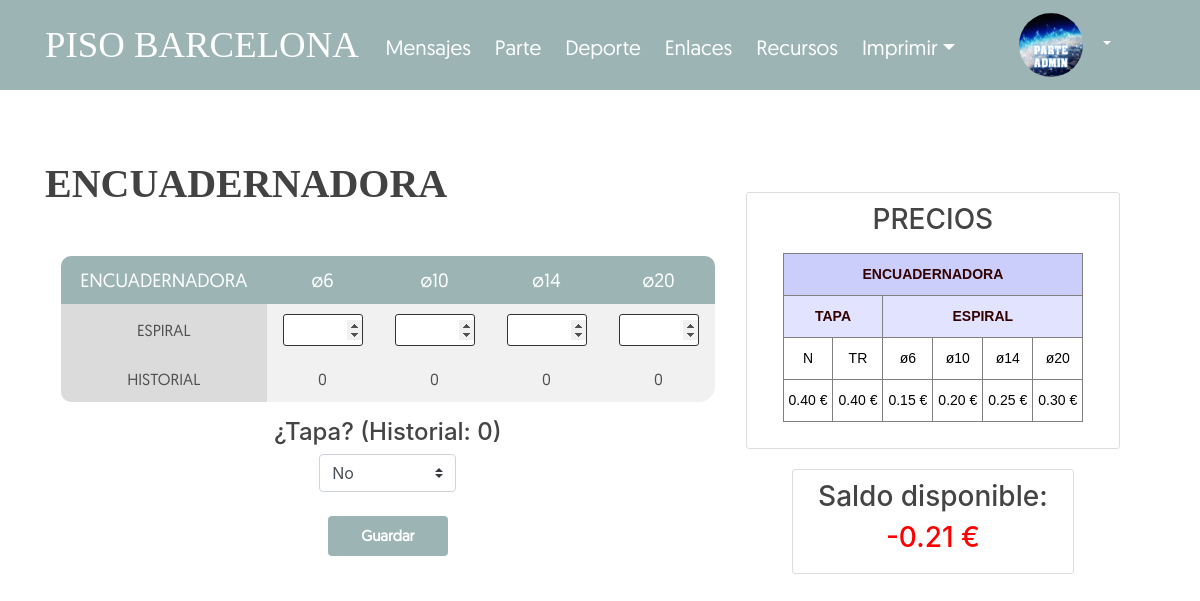
Screenshot of /impresora/encuadernadora (signed in) with the database file from the repository.
### users/models.py (models this page shows, shortened)
class Profile(models.Model):
    user = models.OneToOneField(User, on_delete=models.CASCADE)
    image = models.ImageField(default='default.jpg', upload_to='profile_pics')

### blog/models.py (models this page shows, shortened)
class VariablesGlobales(models.Model):
    diadxt = models.IntegerField()
    diaparte = models.IntegerField(default=6)
    precio_tblanco = models.DecimalField(max_digits=5,decimal_places=2,default=0.03)
    precio_iblanco = models.DecimalField(max_digits=5,decimal_places=2,default=0.06)
    precio_dblanco = models.DecimalField(max_digits=5,decimal_places=2,default=0.09)
    precio_tcolor = models.DecimalField(max_digits=5,decimal_places=2,default=0.06)
    precio_icolor = models.DecimalField(max_digits=5,decimal_places=2,default=0.12)
    precio_dcolor = models.DecimalField(max_digits=5,decimal_places=2,default=0.18)
    precio_e6 = models.DecimalField(max_digits=5,decimal_places=2,default=0.15)
    precio_e10 = models.DecimalField(max_digits=5,decimal_places=2,default=0.20)
    precio_e14 = models.DecimalField(max_digits=5,decimal_places=2,default=0.25)
    precio_e20 = models.DecimalField(max_digits=5,decimal_places=2,default=0.30)
    precio_tapa = models.DecimalField(max_digits=5,decimal_places=2,default=0.4)

class Impresor(models.Model):
    msg_id3 = models.AutoField(primary_key=True,default=None)
    user = models.ForeignKey(User, on_delete=models.CASCADE)
    saldo = models.DecimalField(max_digits=5,decimal_places=2,default=0)
    texto_blanco = models.PositiveIntegerField(default=0)
    texto_color = models.PositiveIntegerField(default=0)
    imagen_blanco = models.PositiveIntegerField(default=0)
    imagen_color = models.PositiveIntegerField(default=0)
    denso_blanco = models.PositiveIntegerField(default=0)
    denso_color = models.PositiveIntegerField(default=0)
    e6 = models.PositiveIntegerField(default=0)
    e10 = models.PositiveIntegerField(default=0)
    e14 = models.PositiveIntegerField(default=0)
    e20 = models.PositiveIntegerField(default=0)
    tapas = models.PositiveIntegerField(default=0)

### blog/views.py (the view, shortened to what this page needs)
# urls.py: path('impresora/encuadernadora', views.Encuadernadora, name='blog-encuadernadora'),
@login_required
def Encuadernadora(request):
    user = None
    tapa1 = 0
    if request.user.is_authenticated and request.user.username != 'invitado':
        user = request.user
    try:    #Para obtener la respuesta anterior si la hay
        precios = VariablesGlobales.objects.get()
        precio_e6 = precios.precio_e6
        precio_e10 = precios.precio_e10
        precio_e14 = precios.precio_e14
        precio_e20 = precios.precio_e20
        precio_tapa = precios.precio_tapa
        answer = Impresor.objects.get(user=user)    #query para sacar la respuesta anterior
        saldo = answer.saldo
        e6 = answer.e6
        e10 = answer.e10
        e14 = answer.e14
        e20 = answer.e20
        tapas = answer.tapas
    except Impresor.DoesNotExist:
        saldo = 0
        texto_blanco = 0
        texto_color = 0
        imagen_blanco = 0
        imagen_color = 0
        denso_blanco = 0
        denso_color = 0
        e6 = 0
        e10 = 0
        e14 = 0
        e20 = 0
        tapas = 0
    return render(request, 'blog/encuadernadora.html', {'title': 'Encuadernadora', 'precio_e6': precio_e6, 'precio_e10': precio_e10, 'precio_e14': precio_e14,
     'precio_e20': precio_e20, 'e6': e6, 'e10': e10, 'e14': e14, 'e20': e20, 'tapas': tapa1, 'precio_tapa': precio_tapa, 'saldo': saldo})

### blog/templates/blog/encuadernadora.html (shortened to what this page needs)
{% extends "blog/base.html" %}
{% block content %}
<div class="row">
    <div class="col-md-7.5">
        <div class="container my-3">
            <h1>ENCUADERNADORA</h1>
            <br>
            <form method="post" action="{% url 'blog-encuadernadora' %}">{% csrf_token %}
                <table>
                    <thead>
                    <tr>
                        <th style="border-radius: 10px 0px 0px 0px; font-weight: normal;">ENCUADERNADORA
                        <th style="font-weight: normal;">ø6
                        <th style="font-weight: normal;">ø10
                        <th style="font-weight: normal;">ø14
                        <th style="border-radius: 0px 10px 0px 0px; font-weight: normal;">ø20
                    </thead>
                    <tbody align="center">
                    <tr>
                        <td style="background-color: rgb(219, 219, 219);">ESPIRAL
                        <td><input type="number" id="e6" name="e6"
                            min="0" max="1000">
                        <td><input type="number" id="e10" name="e10"
                            min="0" max="1000">
                        <td><input type="number" id="e14" name="e14"
                            min="0" max="1000">
                        <td><input type="number" id="e20" name="e20"
                            min="0" max="1000">
                    <tr>
                        <td style="background-color: rgb(219, 219, 219); border-radius: 0px 0px 0px 10px;">HISTORIAL
                        <td>{{ e6 }}
                        <td>{{ e10 }}
                        <td>{{ e14 }}
                        <td style="border-radius: 0px 0px 10px 0px;">{{ e20 }}
                    </tbody>
                </table>
                <center>
                    <h4>¿Tapa? (Historial: {{ tapas }})</h4>
                    <select class="custom-select" style="width: 20%;" id="tapa" name='tapa' style="size=20%">
                        <option selected value="N">No</option>
                    </select>
                </center>
                <br>
                {% if user.username == 'invitado' %}
                  <center><button class="btn boton-parte" onclick="noAutorizado()">Guardar</button></center>
                {% else %}
                  <center><button type="submit" class="btn boton-parte">Guardar</button></center>
                {% endif %}
            </form>
        </div>
    </div>
    <div class="col-md-4.5">
      <br><br>
        <div class="content-section">
            <center><h3>PRECIOS</h3></center>
                    <table class="tg">
                    <thead>
                      <tr>
                        <th class="tg-5dqu" colspan="6">ENCUADERNADORA</th>
                      </tr>
                    </thead>
                    <tbody>
                      <tr>
                        <td class="tg-cdmd" colspan="2">TAPA</td>
                        <td class="tg-cdmd" colspan="4">ESPIRAL</td>
                      </tr>
                      <tr>
                        <td class="tg-af47">N</td>
                        <td class="tg-af47">TR</td>
                        <td class="tg-af47">ø6</td>
                        <td class="tg-af47">ø10</td>
                        <td class="tg-af47">ø14</td>
                        <td class="tg-af47">ø20</td>
                      </tr>
                      <tr>
                        <td class="tg-af47">{{ precio_tapa }} €</td>
                        <td class="tg-af47">{{ precio_tapa }} €</td>
                        <td class="tg-af47">{{ precio_e6 }} €</td>
                        <td class="tg-af47">{{ precio_e10 }} €</td>
                        <td class="tg-af47">{{ precio_e14 }} €</td>
                        <td class="tg-af47">{{ precio_e20 }} €</td>
                      </tr>
                    </tbody>
                    </table>
            </div>
            <center>
              <div class="col-10">
                <div class="content-section">
                  <h3>Saldo disponible: </h3>
                  {% if saldo > 0 %}
                    <h3 style="color:#008000";>{{ saldo }} €</h3>
                  {% else %}
                  <h3 style="color:#FF0000";>{{ saldo }} €</h3>
                  {% endif %}
                </div>
              </div>
              </center>
        </div>
    </div>
{% endblock %}

### blog/templates/blog/base.html (shortened to what this page needs)
{% load static %}
<!DOCTYPE html>
<html>
<head>
    <link rel="stylesheet" href="https://maxcdn.bootstrapcdn.com/bootstrap/4.0.0/css/bootstrap.min.css">
    <link rel="stylesheet" type="text/css" href="{% static 'blog/main.css' %}">
</head>
<body>
    <header class="site-header">
      <nav class="navbar navbar-expand-md navbar-dark bg-steel fixed-top">
        <div class="container">
          <a class="barcelonaheader" href="{% url 'blog-inicio' %}">PISO BARCELONA</a>
          <div class="collapse navbar-collapse" id="navbarToggle">
            <div class="navbar-nav">
                {% if user.is_authenticated %}
                  <a class="menuheader mr-4" href="{% url 'blog-home' %}">Mensajes</a>
                  <a class="menuheader mr-4" href="{% url 'blog-parte' %}">Parte</a>
                  <a class="menuheader mr-4" href="{% url 'blog-deporte' %}">Deporte</a>
                  <a class="menuheader mr-4" href="{% url 'blog-enlaces' %}">Enlaces</a>
                  <a class="menuheader mr-4" href="{% url 'blog-recursos' %}">Recursos</a>
                  <div class="dropdown">
                    <button type="button" class="mr-4 btn btn-secondary2 dropdown-toggle menuheader" data-toggle="dropdown" aria-haspopup="true" aria-expanded="false">Imprimir</button>
                  </div>
                  <div class="dropdown">
                    <button type="button" class="mr-4 btn btn-secondary dropdown-toggle" data-toggle="dropdown" aria-haspopup="true" aria-expanded="false"> <img class="rounded-circle article-img" src="{{ user.profile.image.url }}"></button>
                  </div>
                {% else %}
                  <a class="login mr-4" href="{% url 'login' %}">Iniciar Sesión</a>
                  <a class="login mr-4" href="{% url 'codigoseguridad' %}">Registrarse</a>
                {% endif %}
              </div>
            </div>
          </div>
        </nav>
      </header>
    <main role="main" class="container">
      {% block content %}{% endblock %}
    </main>
  </body>
  </html>

### blog/static/blog/main.css (style rules this page uses)
body { background: #F1F1F1; background: url(/media/background/back.png) no-repeat center center fixed; background-size: cover; color: #333333; padding-top: 18vh; }
h1 { font-weight: bold; color: rgb(66, 66, 66); font-family: 'fuente-titulo'; }
h2, h3, h4, h5 { color: #444444; }
.bg-steel { background-color: #9CB4B3; opacity: 1; height: device-height/10; }
.btn-secondary { background-color: #9CB4B3; box-shadow: none; border: none; color: white; padding: 5px 20px; text-align: center; text-decoration: none; display: inline-block; }
.btn-secondary2 { margin-left: -20px; background-color: #9CB4B3; box-shadow: none; border: none; color: white; padding: 5px 20px; text-align: center; text-decoration: none; display: inline-block; }
.menuheader { color: #ffffff; font-size: 130%; font-family: 'fuente-header2'; padding-top: 3vh; display:inline-block; }
.barcelonaheader { color: #ffffff; font-family: 'fuente-titulo'; font-size: 230%; }
.dropdown { position: relative; display: inline-block; }
.content-section { background: #ffffff; padding: 10px 20px; border: 1px solid #dddddd; border-radius: 3px; margin-bottom: 20px; }
.article-img { width: 4rem; aspect-ratio: 1; margin-right: 16px; }
*, *:before, *:after { margin: 0; padding: 0; box-sizing: border-box; }
table { background: #f1f1f1; border-radius: 1em; border-collapse: collapse; margin: 1em; font-family: 'fuente-header2'; }
th { background: #9CB4B3; color: #ffffff; font-size: 1.2em; font-weight: 900; padding: 0.5em 1em; text-align: center; font-family: 'fuente-header2'; }
td { color: #4f4f4f; padding: 0.65em 1em; font-family: 'fuente-header2'; font-weight: 100; }
tbody tr { transition: background 0.25s ease; }
.boton-parte { font-size:15px; font-weight:bold; font-family: 'fuente-header2'; color:white; background:#9CB4B3; width:120px; height:40px; }
input[type=number] { border: 0.25px solid rgb(51, 51, 51); border-radius: 3px; text-align: center; width: 5rem; height: 2rem; }

### blog/templates/blog/encuadernadora.html (style rules this page uses)
.tg td { border-color:black;border-style:solid;border-width:1px;font-family:Arial, sans-serif;font-size:14px; overflow:hidden;padding:10px 5px;word-break:normal; }
.tg th { border-color:black;border-style:solid;border-width:1px;font-family:Arial, sans-serif;font-size:14px; font-weight:normal;overflow:hidden;padding:10px 5px;word-break:normal; }
.tg .tg-cdmd { background-color:#e2e4ff;border-color:inherit;color:#330001;font-weight:bold;text-align:center;vertical-align:top }
.tg .tg-5dqu { background-color:#cbcefb;border-color:inherit;color:#330001;font-weight:bold;text-align:center;vertical-align:top }
.tg .tg-af47 { background-color:#ffffff;border-color:inherit;color:#000000;text-align:center;vertical-align:top }

### rows the page displays
VariablesGlobales: precio_tapa "0.40", precio_e6 "0.15", precio_e10 "0.20", precio_e14 "0.25", precio_e20 "0.30"
Impresor: saldo "-0.21"

### other values shown
{{ e6 }} "0"
{{ e10 }} "0"
{{ e14 }} "0"
{{ e20 }} "0"
{{ tapas }} "0"
